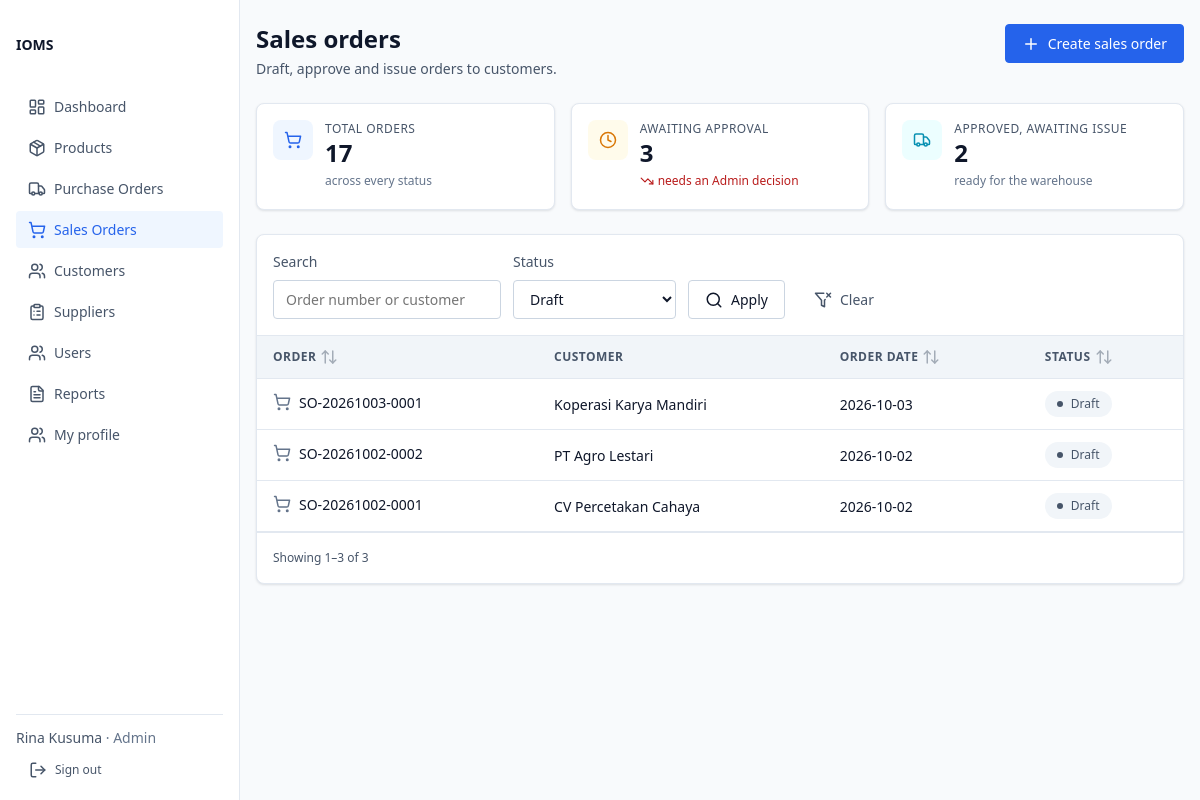
/sales-orders?status=Draft (signed in), run on the app's committed database.
### tables this page shows
CREATE TABLE IF NOT EXISTS `sales_order` (
    `id`           BIGINT UNSIGNED NOT NULL AUTO_INCREMENT,
    `order_number` VARCHAR(32)     NOT NULL,
    `customer_id`  BIGINT UNSIGNED NOT NULL,                   
    `created_by`   BIGINT UNSIGNED NOT NULL,                   
    `approved_by`  BIGINT UNSIGNED NULL,                       
    `warehouse_id` BIGINT UNSIGNED NOT NULL,                   
    `status`       ENUM('Draft', 'PendingApproval', 'Approved', 'Fulfilled', 'Cancelled')
                   NOT NULL DEFAULT 'Draft',                   
    `order_date`   DATE            NOT NULL,
    `approved_at`  DATETIME        NULL,
    `created_at`   DATETIME        NOT NULL,
    `updated_at`   DATETIME        NOT NULL,
    PRIMARY KEY (`id`),
    UNIQUE KEY `uq_sales_order_number` (`order_number`),
    KEY `ix_sales_order_status_date` (`status`, `order_date`),
    KEY `ix_sales_order_created_by` (`created_by`),
    KEY `ix_sales_order_customer` (`customer_id`),
    KEY `ix_sales_order_warehouse` (`warehouse_id`),
    CONSTRAINT `fk_sales_order_customer`
        FOREIGN KEY (`customer_id`) REFERENCES `customer` (`id`) ON DELETE RESTRICT,
    CONSTRAINT `fk_sales_order_created_by`
        FOREIGN KEY (`created_by`) REFERENCES `user` (`id`) ON DELETE RESTRICT,
    CONSTRAINT `fk_sales_order_approved_by`
        FOREIGN KEY (`approved_by`) REFERENCES `user` (`id`) ON DELETE RESTRICT,
    CONSTRAINT `fk_sales_order_warehouse`
        FOREIGN KEY (`warehouse_id`) REFERENCES `warehouse` (`id`) ON DELETE RESTRICT
);

### views/sales-orders/index.php (the view, shortened to what the rows shown need)
<?php
$badgeClass = static fn (SalesOrderStatus $status): string => match ($status) {
    SalesOrderStatus::Draft => 'badge--draft',
    SalesOrderStatus::PendingApproval => 'badge--pending',
    SalesOrderStatus::Approved => 'badge--approved',
    SalesOrderStatus::Fulfilled => 'badge--fulfilled',
    SalesOrderStatus::Cancelled => 'badge--cancelled',
};
?>
<div class="page-header">
    <div>
        <h1 class="page-title">Sales orders</h1>
    </div>
</div>
<div class="card">
    <?php if ($orders === [] && $hasFilters) : ?>
        <?= $view->renderPartial('layout/_empty-state', [
            'icon' => 'filter-x',
            'heading' => 'No sales orders match these filters',
            'text' => 'Try a different order number, customer or status, or clear the filters to see every order.',
            'actionLabel' => 'Clear filters',
            'actionHref' => '/sales-orders',
        ]) ?>
    <?php else : ?>
        <div class="table-wrap">
            <table class="table">
                <thead>
                    <tr>
                        <?= $view->renderPartial('layout/_sort-header', [
                            'label' => 'Order',
                            'sortKey' => 'number',
                            'basePath' => $basePath,
                            'filters' => $filters,
                        ]) ?>
                        <th scope="col">Customer</th>
                        <?= $view->renderPartial('layout/_sort-header', [
                            'label' => 'Order date',
                            'sortKey' => 'date',
                            'basePath' => $basePath,
                            'filters' => $filters,
                        ]) ?>
                        <?= $view->renderPartial('layout/_sort-header', [
                            'label' => 'Status',
                            'sortKey' => 'status',
                            'basePath' => $basePath,
                            'filters' => $filters,
                        ]) ?>
                    </tr>
                </thead>
                <tbody>
                    <?php foreach ($orders as $order) : ?>
                        <tr>
                            <td>
                                <a class="row-entity" href="/sales-orders/<?= (int) $order->id ?>">
                                    <svg class="icon" aria-hidden="true">
                                        <use href="/assets/icons/lucide-sprite.svg#shopping-cart"></use>
                                    </svg>
                                    <span class="cell-primary tabular"><?= View::e($order->orderNumber) ?></span>
                                </a>
                            </td>
                            <td><?= View::e($customerNames[$order->customerId] ?? '—') ?></td>
                            <td class="tabular"><?= View::e($order->orderDate) ?></td>
                            <td>
                                <span class="badge <?= $badgeClass($order->status) ?>">
                                    <?= View::e($order->status->label()) ?>
                                </span>
                            </td>
                        </tr>
                    <?php endforeach; ?>
                </tbody>
            </table>
        </div>
    <?php endif; ?>
</div>

### data on the page
sales_order: order_number "SO-20261003-0001", customer "Koperasi Karya Mandiri", order_date "2026-10-03", label "Draft"
sales_order: order_number "SO-20261002-0002", customer "PT Agro Lestari", order_date "2026-10-02", label "Draft"
sales_order: order_number "SO-20261002-0001", customer "CV Percetakan Cahaya", order_date "2026-10-02", label "Draft"

### other printed values
View::e($item['label']) "Dashboard"
View::e($item['label']) "Products"
View::e($item['label']) "Purchase Orders"
View::e($item['label']) "Sales Orders"
View::e($item['label']) "Customers"
View::e($item['label']) "Suppliers"
View::e($item['label']) "Users"
View::e($item['label']) "Reports"
View::e($item['label']) "My profile"
View::e($session->userName() ?? '') "Rina Kusuma"
View::e($role->label()) "Admin"
$summary['total'] "17"
$summary['pendingApproval'] "3"
$summary['awaitingIssue'] "2"
View::e($label) "ORDER ORDER DATE STATUS"
